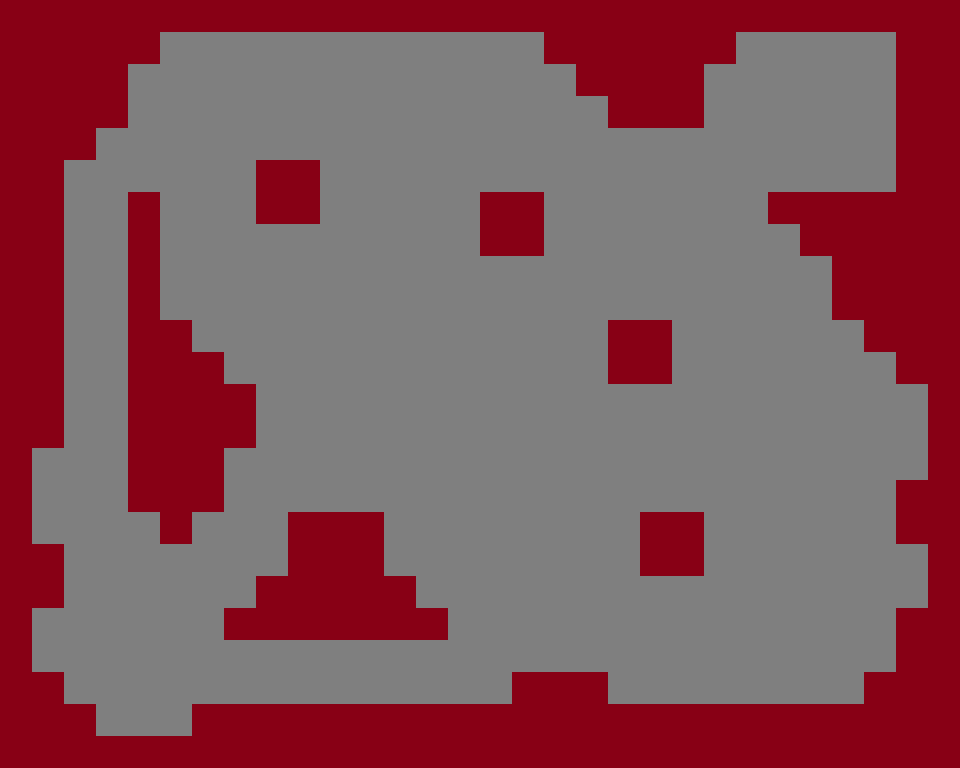

This game map was drawn from its Tiled (.tmx) file and the tilesets committed beside it. A one-line description and the full map source follow:
An orthogonal 30x24 tile map with 32x32 px tiles, 1 tile layer (Tile Layer 1) and 11 objects (8x EnemySpawner, PlayerSpawn, Exit, Key).

<map version="1.10" tiledversion="1.12.2" orientation="orthogonal" renderorder="right-down" width="30" height="24" tilewidth="32" tileheight="32" infinite="0" nextlayerid="3" nextobjectid="14">
 <tileset firstgid="1" source="tileset.tsx" />
 <layer id="1" name="Tile Layer 1" width="30" height="24">
  <data encoding="csv">
2,2,2,2,2,2,2,2,2,2,2,2,2,2,2,2,2,2,2,2,2,2,2,2,2,2,2,2,2,2,
2,2,2,2,2,1,1,1,1,1,1,1,1,1,1,1,1,2,2,2,2,2,2,1,1,1,1,1,2,2,
2,2,2,2,1,1,1,1,1,1,1,1,1,1,1,1,1,1,2,2,2,2,1,1,1,1,1,1,2,2,
2,2,2,2,1,1,1,1,1,1,1,1,1,1,1,1,1,1,1,2,2,2,1,1,1,1,1,1,2,2,
2,2,2,1,1,1,1,1,1,1,1,1,1,1,1,1,1,1,1,1,1,1,1,1,1,1,1,1,2,2,
2,2,1,1,1,1,1,1,2,2,1,1,1,1,1,1,1,1,1,1,1,1,1,1,1,1,1,1,2,2,
2,2,1,1,2,1,1,1,2,2,1,1,1,1,1,2,2,1,1,1,1,1,1,1,2,2,2,2,2,2,
2,2,1,1,2,1,1,1,1,1,1,1,1,1,1,2,2,1,1,1,1,1,1,1,1,2,2,2,2,2,
2,2,1,1,2,1,1,1,1,1,1,1,1,1,1,1,1,1,1,1,1,1,1,1,1,1,2,2,2,2,
2,2,1,1,2,1,1,1,1,1,1,1,1,1,1,1,1,1,1,1,1,1,1,1,1,1,2,2,2,2,
2,2,1,1,2,2,1,1,1,1,1,1,1,1,1,1,1,1,1,2,2,1,1,1,1,1,1,2,2,2,
2,2,1,1,2,2,2,1,1,1,1,1,1,1,1,1,1,1,1,2,2,1,1,1,1,1,1,1,2,2,
2,2,1,1,2,2,2,2,1,1,1,1,1,1,1,1,1,1,1,1,1,1,1,1,1,1,1,1,1,2,
2,2,1,1,2,2,2,2,1,1,1,1,1,1,1,1,1,1,1,1,1,1,1,1,1,1,1,1,1,2,
2,1,1,1,2,2,2,1,1,1,1,1,1,1,1,1,1,1,1,1,1,1,1,1,1,1,1,1,1,2,
2,1,1,1,2,2,2,1,1,1,1,1,1,1,1,1,1,1,1,1,1,1,1,1,1,1,1,1,2,2,
2,1,1,1,1,2,1,1,1,2,2,2,1,1,1,1,1,1,1,1,2,2,1,1,1,1,1,1,2,2,
2,2,1,1,1,1,1,1,1,2,2,2,1,1,1,1,1,1,1,1,2,2,1,1,1,1,1,1,1,2,
2,2,1,1,1,1,1,1,2,2,2,2,2,1,1,1,1,1,1,1,1,1,1,1,1,1,1,1,1,2,
2,1,1,1,1,1,1,2,2,2,2,2,2,2,1,1,1,1,1,1,1,1,1,1,1,1,1,1,2,2,
2,1,1,1,1,1,1,1,1,1,1,1,1,1,1,1,1,1,1,1,1,1,1,1,1,1,1,1,2,2,
2,2,1,1,1,1,1,1,1,1,1,1,1,1,1,1,2,2,2,1,1,1,1,1,1,1,1,2,2,2,
2,2,2,1,1,1,2,2,2,2,2,2,2,2,2,2,2,2,2,2,2,2,2,2,2,2,2,2,2,2,
2,2,2,2,2,2,2,2,2,2,2,2,2,2,2,2,2,2,2,2,2,2,2,2,2,2,2,2,2,2
</data>
 </layer>
 <objectgroup id="2" name="Object Layer 1">
  <object id="1" name="PlayerSpawn" x="109.333" y="646.667">
   <properties>
    <property name="Type" value="PlayerSpawn" />
   </properties>
   <point />
  </object>
  <object id="4" name="Exit" x="832" y="32" width="64" height="64">
   <properties>
    <property name="Type" value="Exit" />
   </properties>
  </object>
  <object id="5" name="EnemySpawner" x="718.667" y="160">
   <properties>
    <property name="Type" value="Spawner" />
   </properties>
   <point />
  </object>
  <object id="6" name="EnemySpawner" x="725.333" y="266.667">
   <properties>
    <property name="Type" value="Spawner" />
   </properties>
   <point />
  </object>
  <object id="7" name="EnemySpawner" x="589.333" y="157.333">
   <properties>
    <property name="Type" value="Spawner" />
   </properties>
   <point />
  </object>
  <object id="8" name="EnemySpawner" x="545.333" y="321.333">
   <properties>
    <property name="Type" value="Spawner" />
   </properties>
   <point />
  </object>
  <object id="9" name="EnemySpawner" x="221.333" y="100">
   <properties>
    <property name="Type" value="Spawner" />
   </properties>
   <point />
  </object>
  <object id="10" name="EnemySpawner" x="782.667" y="668">
   <properties>
    <property name="Type" value="Spawner" />
   </properties>
   <point />
  </object>
  <object id="11" name="EnemySpawner" x="732" y="436">
   <properties>
    <property name="Type" value="Spawner" />
   </properties>
   <point />
  </object>
  <object id="12" name="EnemySpawner" x="437.333" y="152">
   <properties>
    <property name="Type" value="Spawner" />
   </properties>
   <point />
  </object>
  <object id="13" name="Key" x="716" y="161.333">
   <properties>
    <property name="Type" value="Key" />
   </properties>
   <point />
  </object>
 </objectgroup>
</map>
